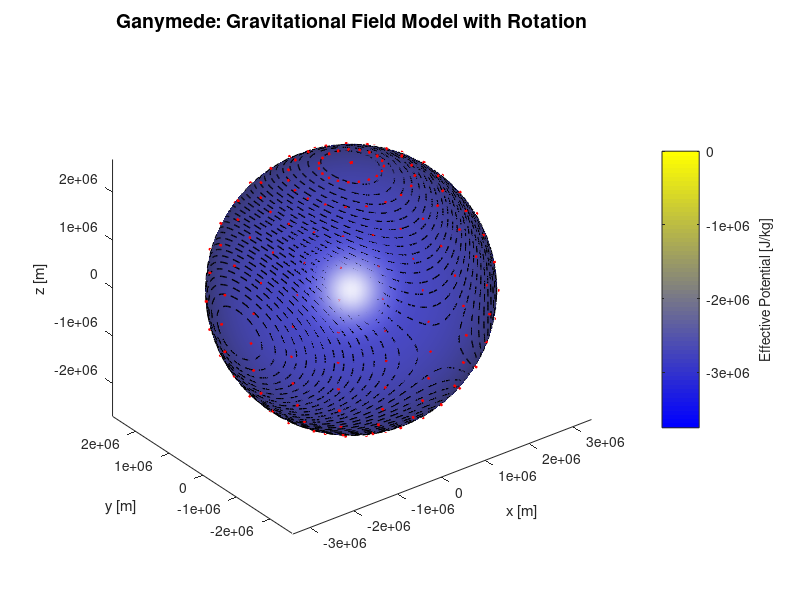

The MATLAB source for this figure:
function VisualizeEllipsoidPotential2
clc; clear; close all;

%% --- Physical parameters ---
m = 1481.90e20;         % Mass of Ganymede (kg)
a = 2634.40e3;          % Semi-axis along x (m)
b = 2634.10e3;          % Semi-axis along y (m)
c = 2633.80e3;          % Semi-axis along z (m)
G = 6.673e-11;          % Gravitational constant (m³/kg/s²)
omega = 1.016e-5;       % Angular velocity of Ganymede (rad/s), period ~7.15 days

%% --- Angular grid on ellipsoid ---
theta_ = linspace(-pi/2, pi/2, 150);
phi_   = linspace(0, 2*pi, 150);
[theta, phi] = meshgrid(theta_, phi_);

%% --- Convert (theta,phi) → (x,y,z) on ellipsoid ---
[x, y, z, r] = get_xyzr(theta, phi, a, b, c);

%% --- Gravitational potential (quadrupole approximation) ---
Phi_grav = -G*m ./ r .* (1 + ...
    ((2*a^2 - b^2 - c^2).*x.^2 + ...
     (2*b^2 - a^2 - c^2).*y.^2 + ...
     (2*c^2 - a^2 - b^2).*z.^2) ./ (10 .* r.^4));

%% --- Centrifugal potential (due to rotation) ---
% U_centrifugal = -0.5 * omega^2 * rho^2, where rho^2 = x^2 + y^2
Phi_centrifugal = -0.5 * omega^2 * (x.^2 + y.^2);

%% --- Effective potential (gravitational + centrifugal) ---
Phi_eff = Phi_grav + Phi_centrifugal;

%% --- Contours in parameter space for gravitational potential ---
C = contourc(theta_, phi_, Phi_grav, 30);

%% --- PLOT ---
figure('Color','w'); hold on;
axis equal; view(3);

% Gray ellipsoid surface
surf(x, y, z, ones(size(z)), 'EdgeColor','none', ...
     'FaceColor', [0.7 0.7 0.7], 'FaceAlpha', 0.3);

% Effective potential overlay (colored surface slightly above gray surface)
scale_factor = 1.002;  % Slightly offset to avoid z-fighting
surf(scale_factor*x, scale_factor*y, scale_factor*z, Phi_eff, ...
     'EdgeColor','none', 'FaceAlpha', 0.7);

% Blue to yellow colormap for effective potential
colormap([linspace(0,1,64)', linspace(0,1,64)', linspace(1,0,64)']);
shading interp;
cb = colorbar;
ylabel(cb, 'Effective Potential [J/kg]', 'FontSize', 10);
title('Ganymede: Gravitational Field Model with Rotation', 'FontSize', 14);

xlabel('x [m]'); ylabel('y [m]'); zlabel('z [m]');

% Lighting for better 3D visibility
camlight('headlight');
lighting gouraud;

%% --- Draw contour lines on ellipsoid (dashed black lines) ---
pos = 1;
total = size(C,2);

while pos < total
    n = C(2,pos);
    if n < 1
        break
    end
    
    theta_c = C(1, pos+1 : pos+n);
    phi_c   = C(2, pos+1 : pos+n);

    [xc,yc,zc,~] = get_xyzr(theta_c, phi_c, a, b, c);
    plot3(xc, yc, zc, 'k--', 'LineWidth', 1.0);  % Dashed black lines

    pos = pos + n + 1;
end

%% --- Add gravitational force vectors (red arrows) ---
% Sample points for arrows (reduced grid for visibility)
theta_arrow = linspace(-pi/2, pi/2, 15);
phi_arrow   = linspace(0, 2*pi, 20);
[theta_a, phi_a] = meshgrid(theta_arrow, phi_arrow);

[x_a, y_a, z_a, r_a] = get_xyzr(theta_a, phi_a, a, b, c);

% Calculate gravitational force direction (pointing toward center)
% Force = -grad(Phi_grav) ≈ centripetal direction
Fx = -x_a ./ r_a;
Fy = -y_a ./ r_a;
Fz = -z_a ./ r_a;

% Normalize and scale for visualization
arrow_scale = max(a,max(b,c)) * 0.05;  % Arrow length
Fx_norm = Fx * arrow_scale;
Fy_norm = Fy * arrow_scale;
Fz_norm = Fz * arrow_scale;

% Draw arrows: base slightly above surface, tip on surface
base_offset = 1.02;
for i = 1:numel(x_a)
    x_base = x_a(i) * base_offset;
    y_base = y_a(i) * base_offset;
    z_base = z_a(i) * base_offset;
    
    x_tip = x_a(i);
    y_tip = y_a(i);
    z_tip = z_a(i);
    
    % Draw arrow from base to tip
    quiver3(x_base, y_base, z_base, ...
            x_tip - x_base, y_tip - y_base, z_tip - z_base, ...
            0, 'r', 'LineWidth', 1.5, 'MaxHeadSize', 0.5);
end

end

%% ========================================================================
%                           Coordinate transform
% ========================================================================
function [x, y, z, r] = get_xyzr(theta, phi, a, b, c)
% Planetocentric mapping onto a triaxial ellipsoid

% radius of ellipsoid in given direction
r = sqrt(1 ./ ( ...
     (cos(theta).^2 .* cos(phi).^2)/a^2 + ...
     (cos(theta).^2 .* sin(phi).^2)/b^2 + ...
     (sin(theta).^2)               /c^2 ));

% Cartesian coordinates
x = r .* cos(theta).*cos(phi);
y = r .* cos(theta).*sin(phi);
z = r .* sin(theta);
end
